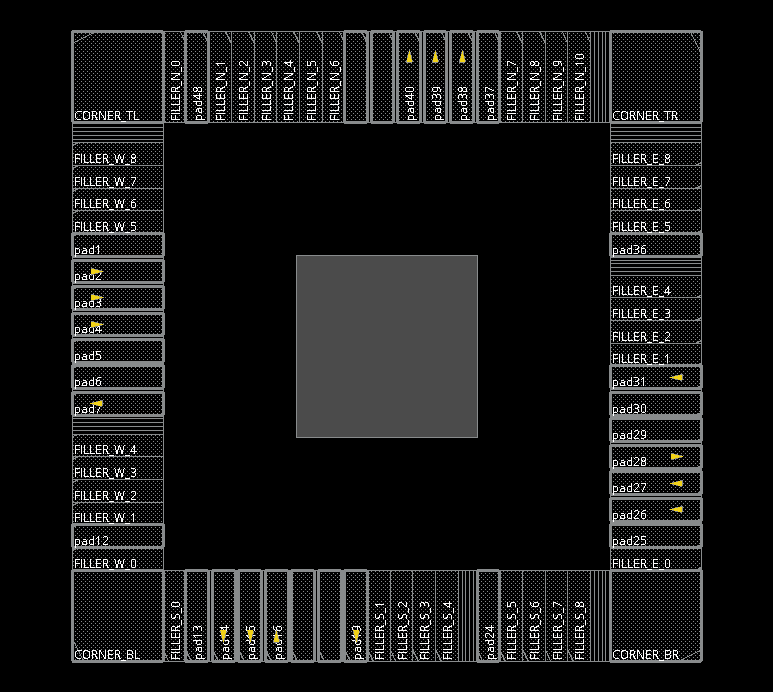
#> input picture V1/TOP/5_PNR/snap/0_floorplan.png, 773 x 692 px
$ python -i invert.py   (imports and definitions only)
#> lines starting #> are read from the running program, lines starting #| are printed output that depends on the picture; after the words box and inside, x2 and y2 are one past the last pixel; in counts of white or black regions, pixels touching at a corner belong together
#> further down, picture is the input picture: PIL image 773x692 RGB; mean R, G, B 22.3, 22.6, 22.5
import numpy as np
from PIL import Image
def invert_hc(im):
    a = np.asarray(im.convert('RGB')).astype(np.float32) / 255.0
    n = 1.0 - a
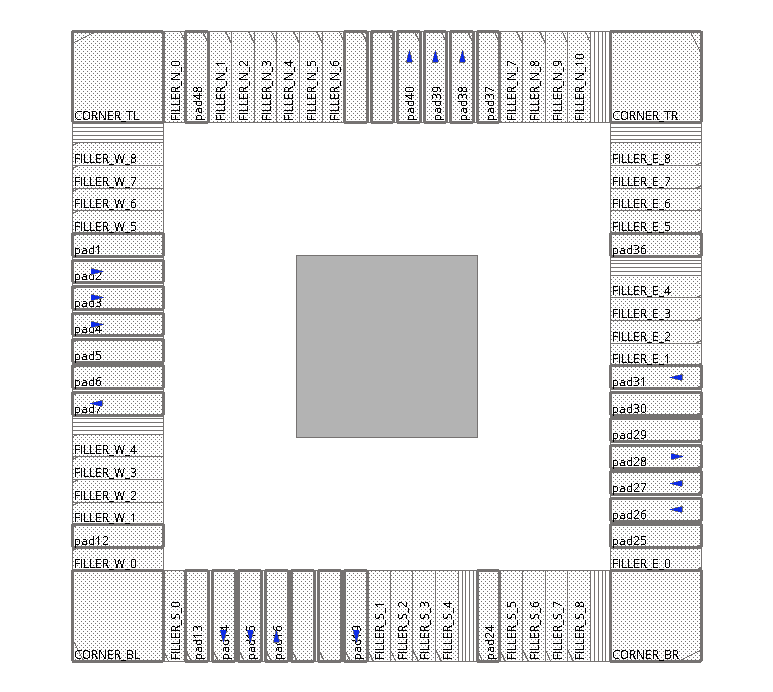
#> n: shape (692, 773, 3) float32; mean R, G, B 0.913, 0.912, 0.911
    hsv = np.asarray(Image.fromarray((n * 255).astype(np.uint8)).convert('HSV')).astype(np.float32)
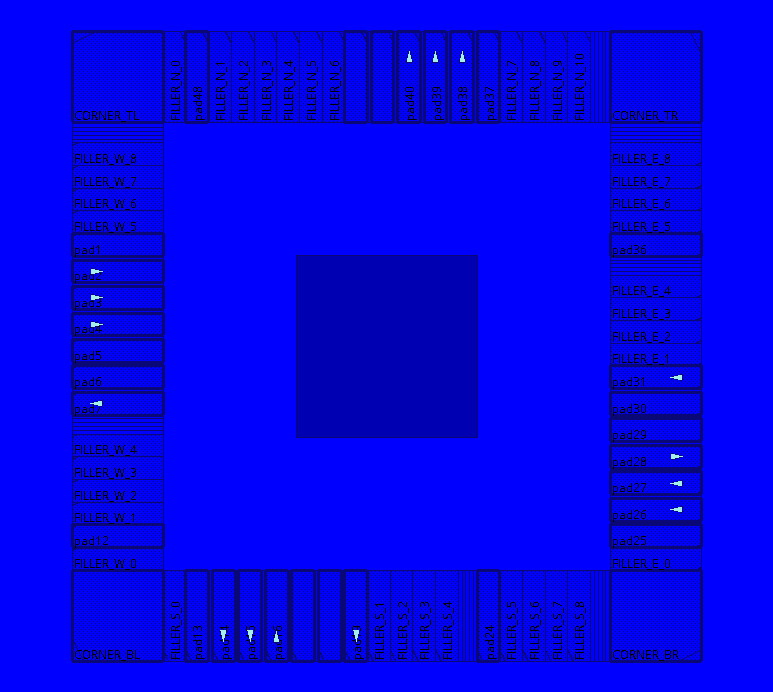
#> hsv: shape (692, 773, 3) float32; mean R, G, B 1.2, 1, 233.5
    h, s, v = hsv[..., 0], hsv[..., 1], hsv[..., 2]
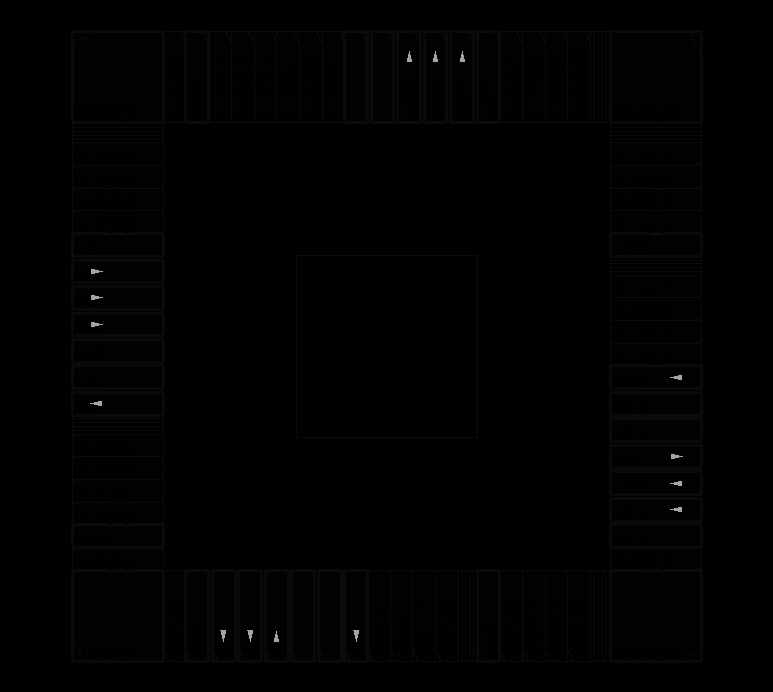
#> h: shape (692, 773) float32; min 0, max 164, mean 1.2
    h = (h + 128) % 256                       # keep the original hue
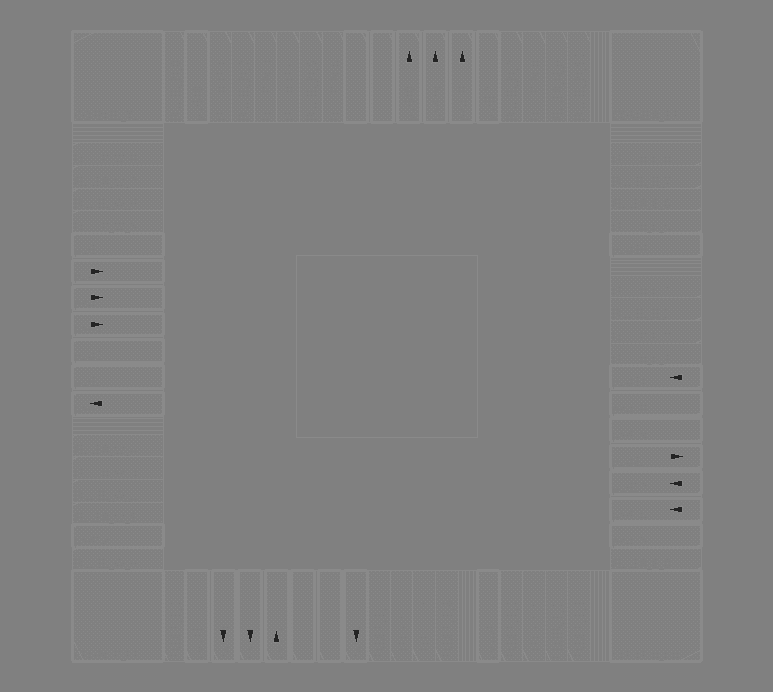
#> h: shape (692, 773) float32; min 36, max 138, mean 128.9
    lo, hi = np.percentile(v, 0.5), np.percentile(v, 99.5)
#> lo = 0; hi = 255
    v = np.clip((v - lo) / max(hi - lo, 1) * 255, 0, 255)
    sat = s > 70                               # colored text: darken for print contrast
#> sat: shape (692, 773) bool; 0.1% white; 15 white regions, largest, box (x1, y1, x2, y2) and area: (220, 630, 226, 642) 39, (247, 630, 253, 642) 39, (353, 630, 359, 642) 39
    v = np.where(sat, v * 0.62, v)
    s = np.where(sat, np.minimum(s * 1.15, 255), s)
    bg = (v > 215) & (s < 60)                  # near-white background -> pure white
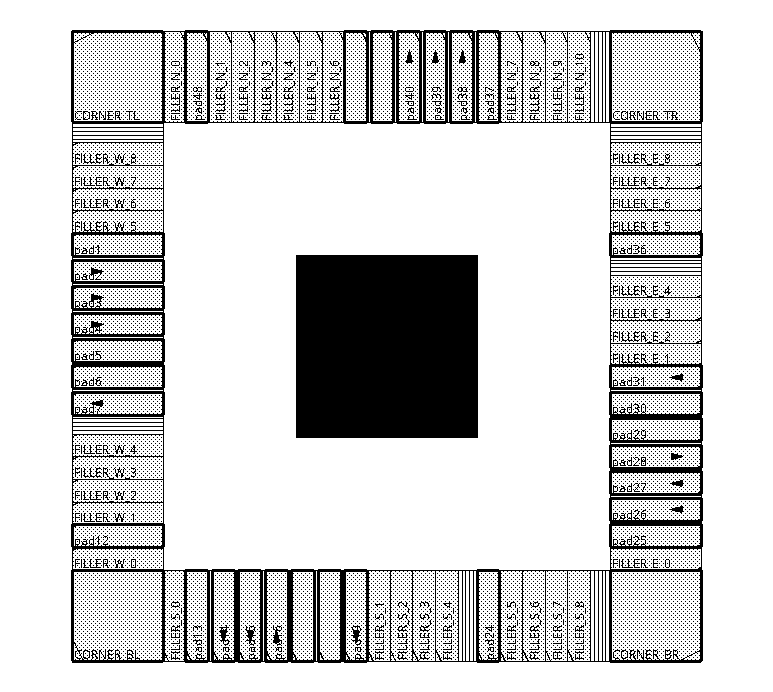
#> bg: shape (692, 773) bool; 82.3% white; 14398 black regions (14159 under 20 px), largest, box (x1, y1, x2, y2) and area: (71, 30, 703, 663) 38114, (296, 255, 478, 438) 33306, (245, 625, 256, 646) 112
    v = np.where(bg, 255, v); s = np.where(bg, 0, s)
    out = np.stack([h, s, v], -1).astype(np.uint8)
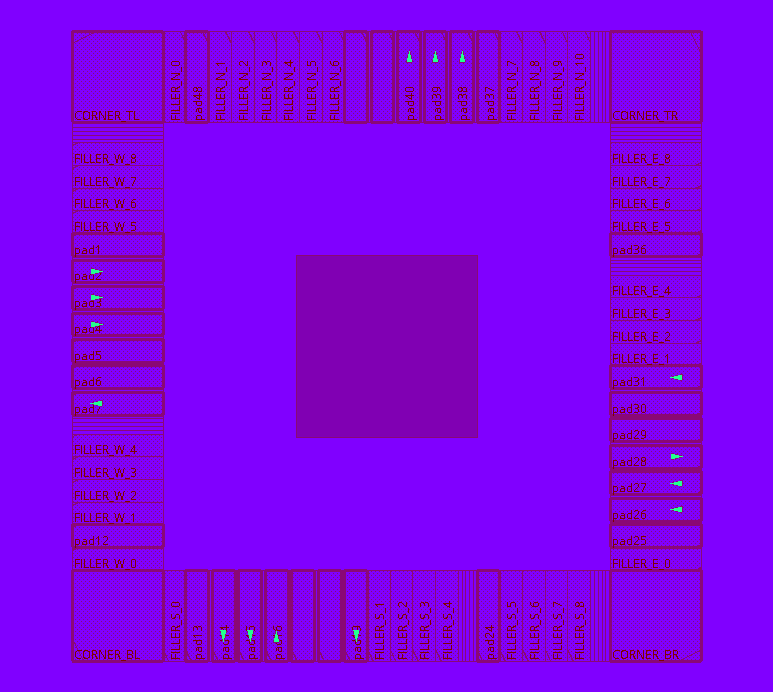
#> out: shape (692, 773, 3); mean of channels 0, 1, 2 128.9, 1, 232.6; drawn as R, G, B
    return Image.fromarray(out, 'HSV').convert('RGB')

>>> from PIL import Image
>>> picture = Image.open('../../TOP/5_PNR/snap/0_floorplan.png')
>>> result = invert_hc(picture)
